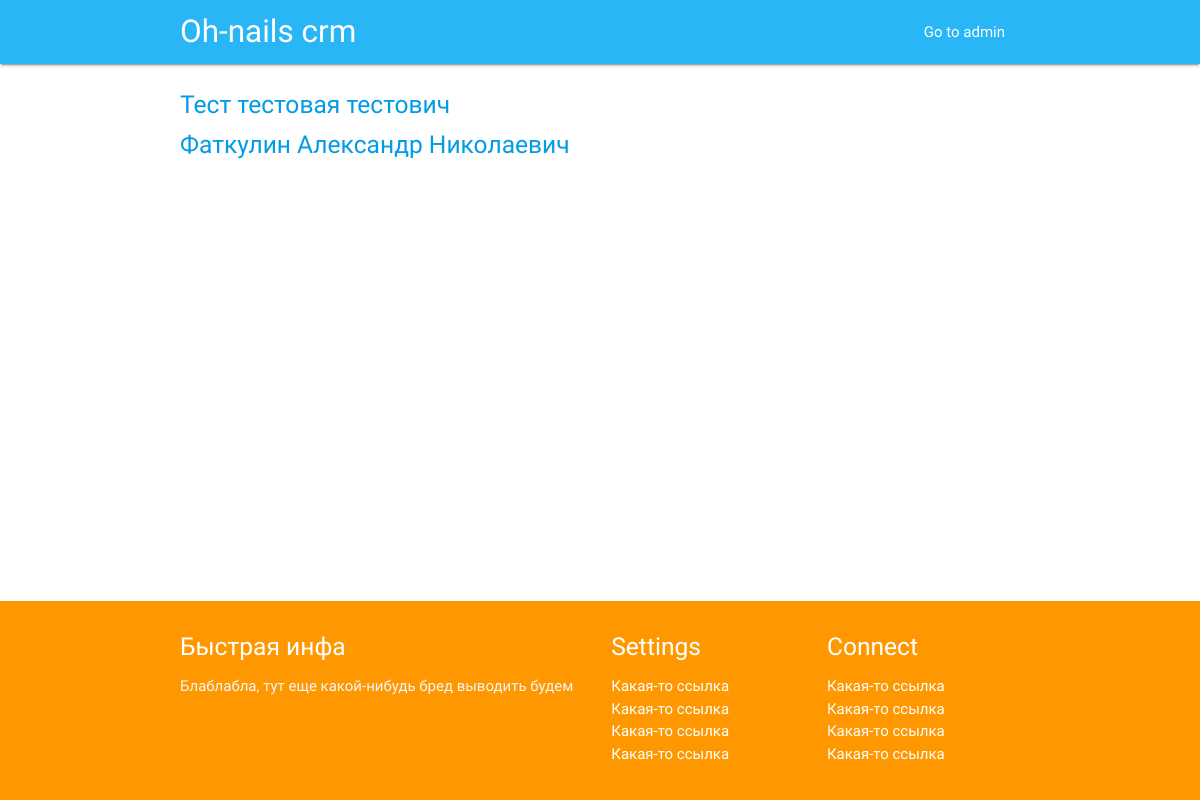
Page /clients/ (signed in) on the earlier database version.
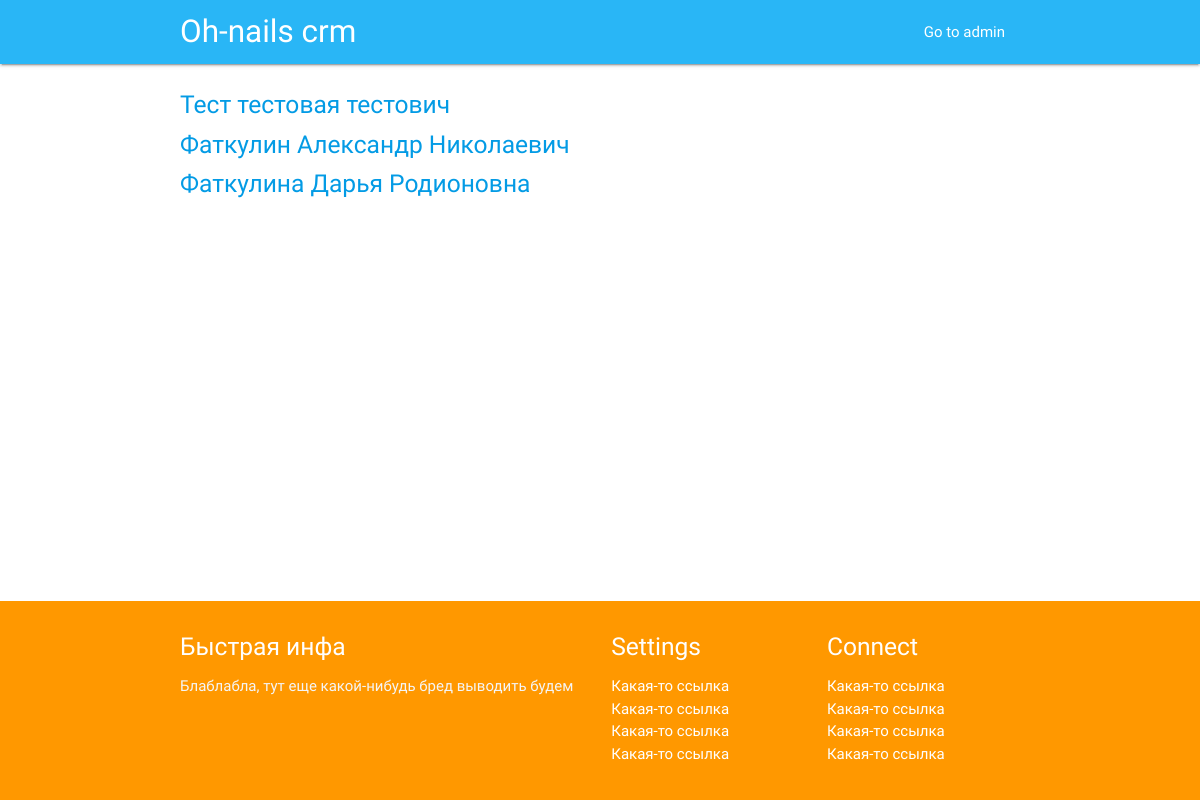
Same page on the later database version.
### core/models.py (models this page shows, shortened)
class client(models.Model):
    fio = models.CharField(max_length=300, default='Введи ФИО тут')
    birth_date = models.DateField(default=timezone.now)
    last_work = models.DateField(default=timezone.now)
    email = models.EmailField(default='Почту@тут.введи')
    mobile = models.CharField(max_length=10, default='Мобильник')
    contra = models.TextField(default='Противопоказания')
    pros = models.IntegerField(default=0)
    cons = models.IntegerField(default=0)
    additional = models.TextField(default='Всякие примечания')
    photo = models.FileField(upload_to='peoples/')

### core/views.py (the view)
# urls.py: url(r'^clients/$', views.client_list, name='client_list'),
@login_required
def client_list(request):
    clients = client.objects.all()
    return render(request, 'client_list.html', {'clients': clients})

### core/templates/client_list.html (shortened to what this page needs)
{% extends 'base.html' %}
{% block content %}
  <div class="container">
    <div class="section">
        {% for person in clients %}
        <h5><a href="{% url 'client_detail' pk=person.pk %}">{{ person.fio }}</a></h5>
        {% endfor %}
    </div>
  </div>
{% endblock %}

Differences in the rows shown:
added client: fio "Фаткулина Дарья Родионовна"
